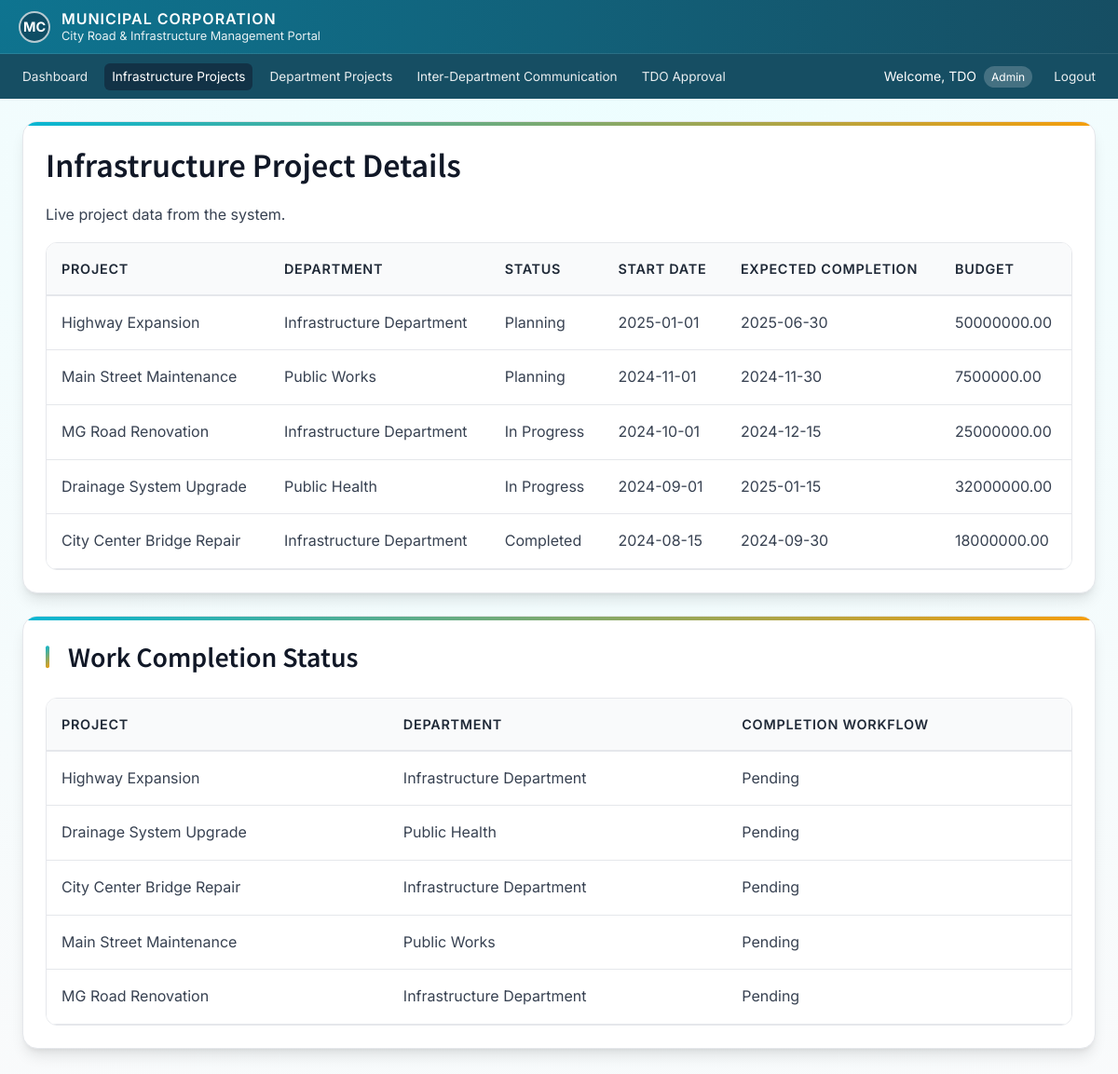
/road-details.php (signed in), run on the app's committed database.
### tables this page shows
CREATE TABLE IF NOT EXISTS projects (
    id INT AUTO_INCREMENT PRIMARY KEY,
    project_name VARCHAR(255) NOT NULL,
    description TEXT,
    department VARCHAR(100) NOT NULL,
    status ENUM('planning', 'in_progress', 'completed', 'cancelled', 'on_hold') DEFAULT 'planning',
    completion_status ENUM('pending', 'under_review', 'completed') DEFAULT 'pending',
    start_date DATE,
    expected_completion DATE,
    actual_completion DATE NULL,
    budget DECIMAL(15,2),
    spent_amount DECIMAL(15,2) DEFAULT 0.00,
    assigned_manager_id INT,
    created_by INT NOT NULL,
    created_at TIMESTAMP DEFAULT CURRENT_TIMESTAMP,
    updated_at TIMESTAMP DEFAULT CURRENT_TIMESTAMP ON UPDATE CURRENT_TIMESTAMP,
    FOREIGN KEY (assigned_manager_id) REFERENCES users(id) ON DELETE SET NULL,
    FOREIGN KEY (created_by) REFERENCES users(id) ON DELETE RESTRICT
);

### auth.php (called while the page is built, shortened)
<?php
function hasPermission($permission) {
    return in_array($permission, $_SESSION['permissions']);
}
function hasAnyPermission($permissions) {
    foreach ($permissions as $permission) {
        if (hasPermission($permission)) {
            return true;
        }
    }
    return false;
}

### road-details.php (the view, shortened to what this page needs)
<?php
include 'config.php';
include 'auth.php';
$user_name = $_SESSION['full_name'];
$user_role = $_SESSION['role'];
$workflowProjects = [];
$projectDetails = [];
$result = $conn->query("SELECT project_name, department, completion_status FROM projects ORDER BY id DESC LIMIT 8");
if ($result) {
    while ($row = $result->fetch_assoc()) {
        $workflowProjects[] = $row;
    }
}
$projectDetailsResult = $conn->query("SELECT project_name, department, status, start_date, expected_completion, budget
                                      FROM projects
                                      ORDER BY start_date DESC
                                      LIMIT 10");
if ($projectDetailsResult) {
    while ($row = $projectDetailsResult->fetch_assoc()) {
        $projectDetails[] = $row;
    }
}
?>
<!DOCTYPE html>
<html lang="en">
<head>
  <link rel="stylesheet" href="assets/styles.css" />
</head>
<body>
  <header class="govt-header">
    <div class="govt-header-content">
      <div class="govt-header-row">
        <div class="govt-header-emblem">MC</div>
        <div class="govt-header-text">
          <div class="govt-header-title">Municipal Corporation</div>
          <div class="govt-header-subtitle">City Road & Infrastructure Management Portal</div>
        </div>
      </div>
    </div>
  </header>
  <nav class="govt-nav">
    <div class="govt-nav-content">
      <a href="home.php">Dashboard</a>
      <a href="road-details.php" class="active">Infrastructure Projects</a>
      <?php if (hasAnyPermission(['view_all_projects', 'view_assigned_projects'])): ?>
        <a href="department-projects.php">Department Projects</a>
      <?php endif; ?>
      <?php if (hasPermission('send_communications')): ?>
        <a href="department-communication.php">Inter-Department Communication</a>
      <?php endif; ?>
      <?php if (hasPermission('approve_work_completion')): ?>
        <a href="home.php#tdo-workflow">TDO Approval</a>
      <?php endif; ?>
      <div class="nav-user">
        <span class="nav-user-text">
          Welcome, <?php echo htmlspecialchars($user_name); ?>
          <span class="nav-role-badge"><?php echo htmlspecialchars(ucfirst($user_role)); ?></span>
        </span>
        <a href="logout.php">Logout</a>
      </div>
    </div>
  </nav>
  <div class="govt-container">
    <div class="govt-card">
      <h1>Infrastructure Project Details</h1>
      <p>Live project data from the system.</p>
      <?php if (count($projectDetails) > 0): ?>
        <div class="govt-table-container">
          <table class="govt-table">
            <thead>
              <tr>
                <th>Project</th>
                <th>Department</th>
                <th>Status</th>
                <th>Start Date</th>
                <th>Expected Completion</th>
                <?php if (!hasPermission('view_public_projects')): ?>
                  <th>Budget</th>
                <?php endif; ?>
              </tr>
            </thead>
            <tbody>
              <?php foreach ($projectDetails as $project): ?>
                <tr>
                  <td><?php echo htmlspecialchars($project['project_name']); ?></td>
                  <td><?php echo htmlspecialchars($project['department']); ?></td>
                  <td><?php echo htmlspecialchars(ucwords(str_replace('_', ' ', $project['status']))); ?></td>
                  <td><?php echo htmlspecialchars($project['start_date']); ?></td>
                  <td><?php echo htmlspecialchars($project['expected_completion']); ?></td>
                  <?php if (!hasPermission('view_public_projects')): ?>
                    <td><?php echo htmlspecialchars($project['budget']); ?></td>
                  <?php endif; ?>
                </tr>
              <?php endforeach; ?>
            </tbody>
          </table>
        </div>
      <?php else: ?>
        <p>No projects found.</p>
      <?php endif; ?>
    </div>
    <?php if (count($workflowProjects) > 0): ?>
      <div class="govt-card">
        <h2>Work Completion Status</h2>
        <div class="govt-table-container">
          <table class="govt-table">
            <thead>
              <tr>
                <th>Project</th>
                <th>Department</th>
                <th>Completion Workflow</th>
              </tr>
            </thead>
            <tbody>
              <?php foreach ($workflowProjects as $project): ?>
                <tr>
                  <td><?php echo htmlspecialchars($project['project_name']); ?></td>
                  <td><?php echo htmlspecialchars($project['department']); ?></td>
                  <td><?php echo htmlspecialchars(ucwords(str_replace('_', ' ', $project['completion_status']))); ?></td>
                </tr>
              <?php endforeach; ?>
            </tbody>
          </table>
        </div>
      </div>
    <?php endif; ?>
  </div>
</body>
</html>

### data on the page
projects: project_name "Highway Expansion", department "Infrastructure Department", status "Planning", start_date "2025-01-01", expected_completion "2025-06-30", budget "50000000.00", completion_status "Pending"
projects: project_name "Main Street Maintenance", department "Public Works", status "Planning", start_date "2024-11-01", expected_completion "2024-11-30", budget "7500000.00", completion_status "Pending"
projects: project_name "MG Road Renovation", department "Infrastructure Department", status "In Progress", start_date "2024-10-01", expected_completion "2024-12-15", budget "25000000.00", completion_status "Pending"
projects: project_name "Drainage System Upgrade", department "Public Health", status "In Progress", start_date "2024-09-01", expected_completion "2025-01-15", budget "32000000.00", completion_status "Pending"
projects: project_name "City Center Bridge Repair", department "Infrastructure Department", status "Completed", start_date "2024-08-15", expected_completion "2024-09-30", budget "18000000.00", completion_status "Pending"

### other printed values
$user_name "TDO"
$user_role "Admin"
